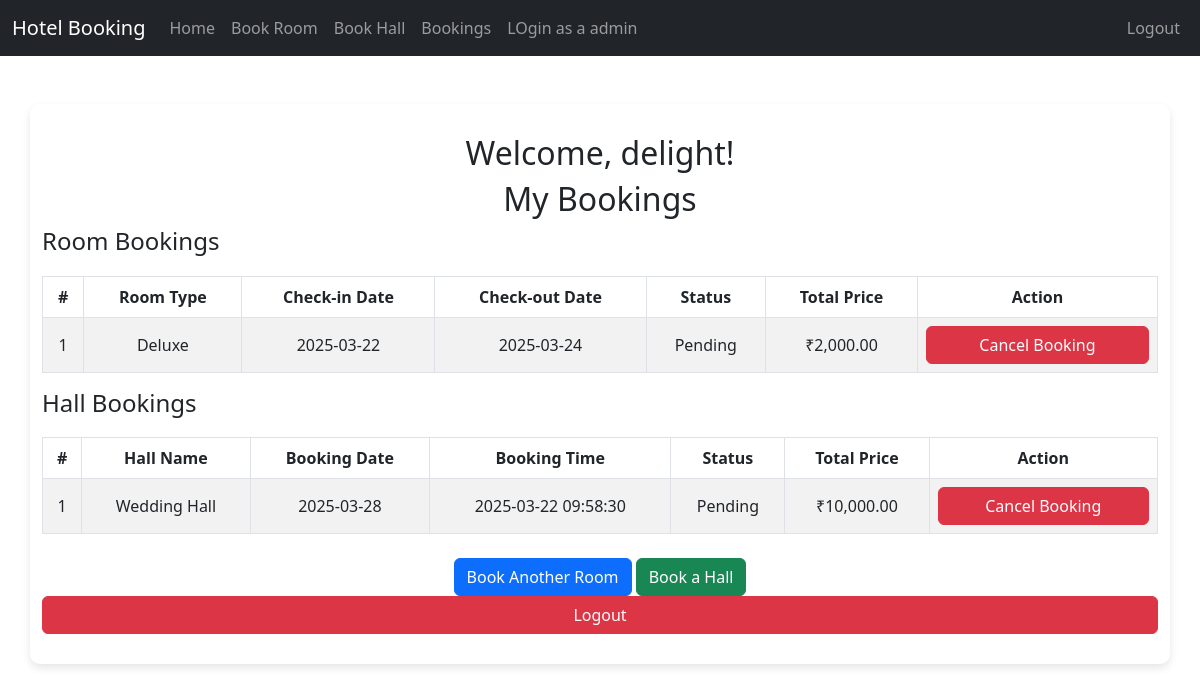
Page /bookings.php (signed in) on the committed database.
### tables this page shows
CREATE TABLE `users` (
  `id` int(11) NOT NULL,
  `username` varchar(50) NOT NULL,
  `email` varchar(100) NOT NULL,
  `password` varchar(255) NOT NULL,
  `role` enum('user','admin') DEFAULT 'user'
);

CREATE TABLE `bookings` (
  `id` int(11) NOT NULL,
  `user_id` int(11) NOT NULL,
  `room_type` varchar(255) NOT NULL,
  `price_per_night` decimal(10,2) NOT NULL,
  `check_in_date` date NOT NULL,
  `check_out_date` date NOT NULL,
  `status` enum('pending','confirmed','canceled') DEFAULT 'pending',
  `created_at` timestamp NOT NULL DEFAULT current_timestamp(),
  `amount` decimal(10,2) NOT NULL DEFAULT 0.00
);

CREATE TABLE `hall_bookings` (
  `id` int(11) NOT NULL,
  `user_id` int(11) NOT NULL,
  `hall_name` varchar(255) NOT NULL,
  `price` decimal(10,2) NOT NULL,
  `booking_date` date NOT NULL,
  `event_type` varchar(255) NOT NULL,
  `status` enum('pending','confirmed','cancelled') DEFAULT 'pending',
  `created_at` timestamp NOT NULL DEFAULT current_timestamp()
);

### bookings.php (the view, shortened to what this page needs)
<?php
require_once 'db.php';
$user_id = $_SESSION['user_id'];
$stmt = $pdo->prepare("SELECT username FROM users WHERE id = ?");
$stmt->execute([$user_id]);
$user = $stmt->fetch();
$username = $user['username'] ?? 'Guest';
$stmt = $pdo->prepare("SELECT * FROM bookings WHERE user_id = ?");
$stmt->execute([$user_id]);
$room_bookings = $stmt->fetchAll();
$stmt = $pdo->prepare("SELECT * FROM hall_bookings WHERE user_id = ?");
$stmt->execute([$user_id]);
$hall_bookings = $stmt->fetchAll();
?>
<!DOCTYPE html>
<html lang="en">
<head>
    <link href="https://cdn.jsdelivr.net/npm/bootstrap@5.3.0-alpha1/dist/css/bootstrap.min.css" rel="stylesheet">
</head>
<body>
    <?php include 'nav.php'; ?>
    <div class="container mt-5">
        <h2>Welcome, <?= htmlspecialchars($username) ?>!</h2>
        <h2>My Bookings</h2>
<h4>Room Bookings</h4>
<?php if (empty($room_bookings)): ?>
    <div class="alert alert-info text-center">
        You have no room bookings yet.
    </div>
<?php else: ?>
    <table class="table table-bordered table-striped">
        <thead>
            <tr>
                <th>#</th>
                <th>Room Type</th>
                <th>Check-in Date</th>
                <th>Check-out Date</th>
                <th>Status</th>
                <th>Total Price</th>
                <th>Action</th>
            </tr>
        </thead>
        <tbody>
            <?php foreach ($room_bookings as $index => $booking): ?>
                <tr>
                    <td><?= $index + 1 ?></td>
                    <td><?= ucfirst($booking['room_type']) ?></td>
                    <td><?= $booking['check_in_date'] ?></td>
                    <td><?= $booking['check_out_date'] ?></td>
                    <td><?= ucfirst($booking['status']) ?></td>
                    <td>₹<?= isset($booking['amount']) ? number_format($booking['amount'], 2) : '0.00' ?></td>
                    <td>
                        <button type="button" class="btn btn-danger" data-bs-toggle="modal" data-bs-target="#cancelModal<?= $booking['id'] ?>">Cancel Booking</button>
                    </td>
                </tr>
            <?php endforeach; ?>
        </tbody>
    </table>
<?php endif; ?>
<h4>Hall Bookings</h4>
<?php if (empty($hall_bookings)): ?>
    <div class="alert alert-info text-center">
        You have no hall bookings yet.
    </div>
<?php else: ?>
    <table class="table table-bordered table-striped">
        <thead>
            <tr>
                <th>#</th>
                <th>Hall Name</th>
                <th>Booking Date</th>
                <th>Booking Time</th>
                <th>Status</th>
                <th>Total Price</th>
                <th>Action</th>
            </tr>
        </thead>
        <tbody>
            <?php foreach ($hall_bookings as $index => $booking): ?>
                <tr>
                    <td><?= $index + 1 ?></td>
                    <td><?= $booking['hall_name'] ?></td>
                    <td><?= $booking['booking_date'] ?></td>
                    <td><?= $booking['created_at'] ?></td>
                    <td><?= ucfirst($booking['status'] ?? 'Pending') ?></td>
                    <td>₹<?= isset($booking['price']) ? number_format($booking['price'], 2) : '0.00' ?></td>
                    <td>
                        <button type="button" class="btn btn-danger" data-bs-toggle="modal" data-bs-target="#cancelModal<?= $booking['id'] ?>">Cancel Booking</button>
                    </td>
                </tr>
            <?php endforeach; ?>
        </tbody>
    </table>
<?php endif; ?>
        <div class="text-center mt-4">
            <a href="book_room.php" class="btn btn-primary">Book Another Room</a>
            <a href="hallbooking.php" class="btn btn-success">Book a Hall</a>
            <a href="logout.php" class="btn btn-danger">Logout</a>
        </div>
    </div>
</body>
</html>

### bookings.php (style rules this page uses)
body { background-color: #f8f9fa; font-family: 'Arial', sans-serif; }
.container { max-width: 1200px; margin-top: 50px; background: #ffffff; padding: 30px; border-radius: 10px; box-shadow: 0 4px 8px rgba(0, 0, 0, 0.1); }
h2 { color: #0d6efd; text-align: center; margin-bottom: 30px; }
h4 { color: #333; margin-top: 30px; }
.table { margin-top: 20px; }
.table th { background-color: #f8f9fa; color: black; text-align: center; }
.table td { text-align: center; vertical-align: middle; }
.btn-danger { width: 100%; padding: 10px; font-size: 14px; border-radius: 5px; transition: background-color 0.3s ease; }

### rows in the picture
users: username "delight"
bookings: room_type "Deluxe", check_in_date "2025-03-22", check_out_date "2025-03-24", status "Pending", amount "2,000.00"
hall_bookings: hall_name "Wedding Hall", booking_date "2025-03-28", created_at "2025-03-22 09:58:30", status "Pending", price "10,000.00"
